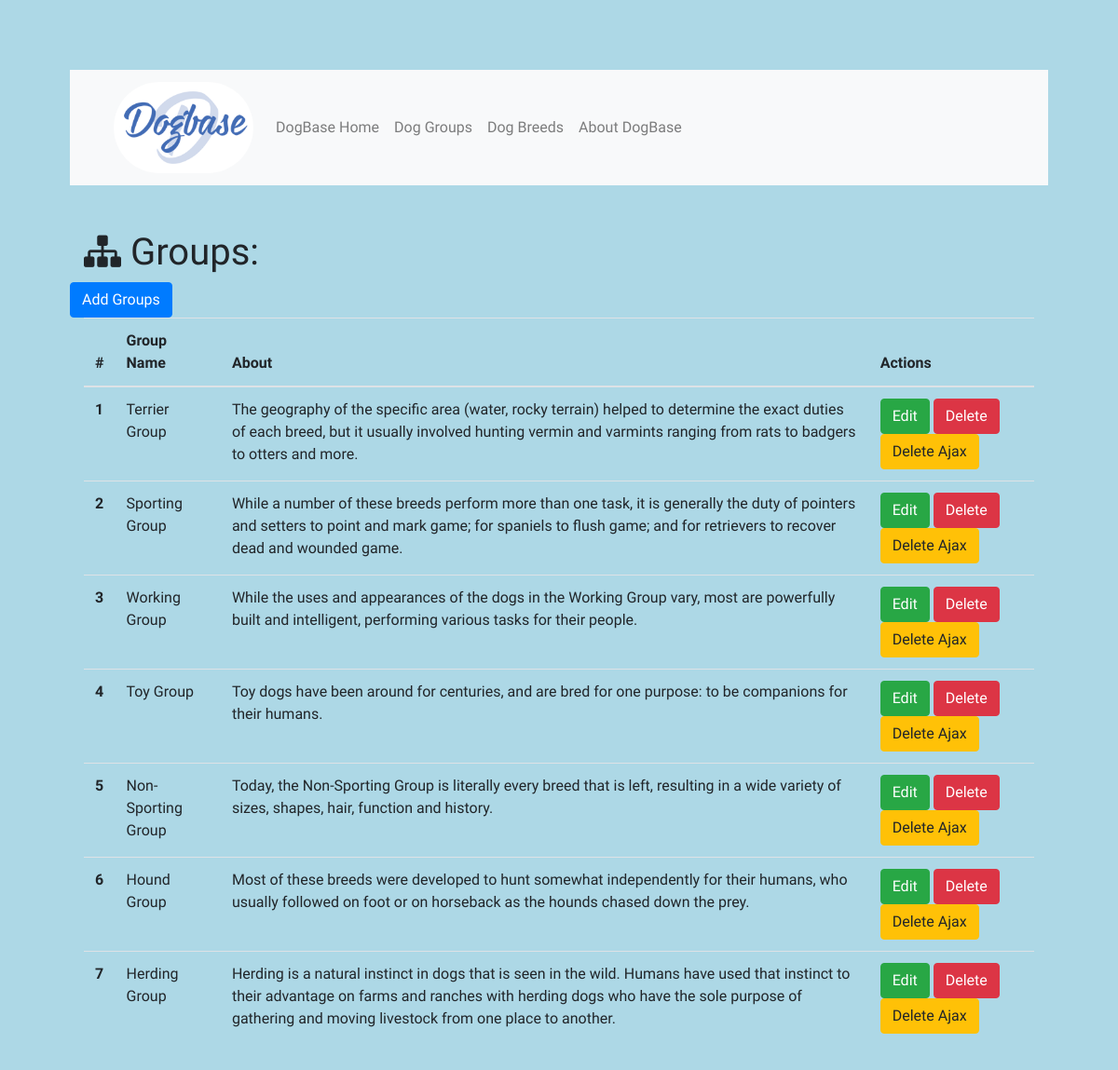
/group, run on the app's committed database.
### dogbase.py (models this page shows)
class Group(db.Model):
    __tablename__ = 'group'
    id = db.Column(db.Integer, primary_key=True)
    name = db.Column(db.String(64))
    about = db.Column(db.Text)
    breed = db.relationship('Breed', backref='group', cascade="delete")

### dogbase.py (the view)
@app.route('/group')
def show_all_groups():
    group = Group.query.all()
    return render_template('group-all.html', group=group)

### templates/group-all.html (shortened to what this page needs)
{% extends "base.html"%}
{% block head%}
{{super()}}
{% endblock %}
{% block page_content%}
  <div class="container">
    <h1 class="mt-5"><i class="fa fa-sitemap" aria-hidden="true"></i> Groups:</h1>
    <div class="row bottom-margin">
      <a href="/group/add" class="btn btn-primary" role="button" aria-disabled="true">Add Groups</a>
    </div>
    {% if group %}
      <table class="table">
        <thead>
          <tr>
            <th>#</th>
            <th>Group Name</th>
            <th>About</th>
            <th>Actions</th>
          </tr>
        </thead>
        <tbody>
          {% for group in group %}
          <tr>
              <th scope="row">{{group.id}}</th>
              <td>{{group.name}}</td>
              <td>{{group.about}}</td>
              <td>
                <a href="/group/edit/{{group.id}}" class="btn btn-success" role="button">Edit</a>
                <a href="/group/delete/{{group.id}}" class="btn btn-danger" role="button">Delete</a>
                <button class="btn btn-warning delete_ajax_btn" role="button" data-group-id="{{group.id}}">Delete Ajax</a>
              </td>
          </tr>
          {% endfor%}
        </tbody>
      </table>
    {% else %}
      <h3>there is no groups in the database yet.</h3>
    {% endif %}
  </div>
{% endblock%}

### templates/base.html (shortened to what this page needs)
<!DOCTYPE html>
<html lang="en">
<head>
  {% block head %}
  <link rel="stylesheet" href="https://maxcdn.bootstrapcdn.com/bootstrap/4.0.0-beta.2/css/bootstrap.min.css">
  <link rel="stylesheet" href="https://maxcdn.bootstrapcdn.com/font-awesome/4.7.0/css/font-awesome.min.css">
  <link rel="stylesheet" href="https://cdnjs.cloudflare.com/ajax/libs/sweetalert/1.1.3/sweetalert.css">
  <link rel="stylesheet" href="https://cdnjs.cloudflare.com/ajax/libs/toastr.js/latest/css/toastr.min.css">
  <link rel="stylesheet" href="{{ url_for('static', filename='css/dogbase.css') }}">
  {% endblock%}
</head>
<body>
  <nav class="navbar navbar-expand-lg navbar-light bg-light">
    <div class="container">
      <a class="navbar-brand" href="#">
        <a class="navbar-brand" href="/">
         <img src="{{ url_for('static', filename='img/dogbase.jpg') }}"
          alt="DogBase" width="150">
      </a>
      <div class="collapse navbar-collapse" id="navbarSupportedContent">
        <ul class="navbar-nav mr-auto">
          <li class="nav-item">
            <a class="nav-link" href="/">DogBase Home</a>
          </li>
          <li class="nav-item">
            <a class="nav-link" href="/group">Dog Groups</a>
          </li>
          <li class="nav-item">
            <a class="nav-link" href="/breed">Dog Breeds</a>
          </li>
          <li class="nav-item">
            <a class="nav-link" href="/about">About DogBase</a>
          </li>
        </ul>
      </div>
    </div>
  </nav>
  {% block page_content%}
  {% endblock%}
</body>
</html>

### static/css/dogbase.css (style rules this page uses)
body { padding-top: 54px; background-color: lightblue; }
.container { font-family: 'Happy Monkey', cursive; }

### templates/group-all.html (style rules this page uses)
body { padding: 75px; }
img { height: 100; width: 100; border-radius:180px; }

### data on the page
Group: id "1", name "Terrier Group", about "The geography of the specific area (water, rocky terrain) helped to determine the exact duties of each breed, but it usually involved hunting vermin and varmints ranging from rats to badgers to otters and more."
Group: id "2", name "Sporting Group", about "While a number of these breeds perform more than one task, it is generally the duty of pointers and setters to point and mark game; for spaniels to flush game; and for retrievers to recover dead and wounded game."
Group: id "3", name "Working Group", about "While the uses and appearances of the dogs in the Working Group vary, most are powerfully built and intelligent, performing various tasks for their people."
Group: id "4", name "Toy Group", about "Toy dogs have been around for centuries, and are bred for one purpose: to be companions for their humans."
Group: id "5", name "Non-Sporting Group", about "Today, the Non-Sporting Group is literally every breed that is left, resulting in a wide variety of sizes, shapes, hair, function and history."
Group: id "6", name "Hound Group", about "Most of these breeds were developed to hunt somewhat independently for their humans, who usually followed on foot or on horseback as the hounds chased down the prey."
Group: id "7", name "Herding Group", about "Herding is a natural instinct in dogs that is seen in the wild. Humans have used that instinct to their advantage on farms and ranches with herding dogs who have the sole purpose of gathering and moving livestock from one place to another."
